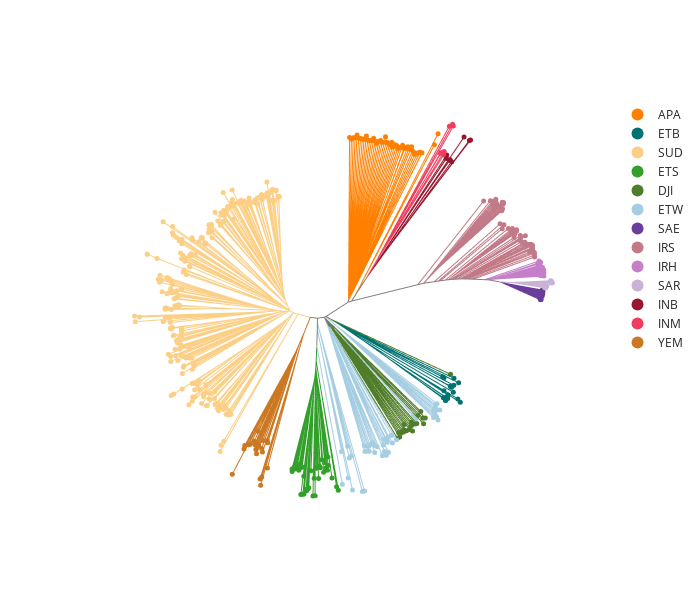

Notebook source saved alongside this figure:
### Code cell
plot_njt('CM023250',
         filename='njt_chrX',
        n_snps=100_000)

### Figure 1 — Plotly figure (JSON) as saved in the notebook; plotly's stock layout.template omitted (floating-point values rounded to 4 significant figures; data arrays with more than 128 entries replaced by an {"elided": "..."} marker saying what was removed)
{"data": [{"hovertemplate": "pop_code=APA<br>x=%{x}<br>y=%{y}<extra></extra>", "legendgroup": "APA", "line": {"color": "#ff7f00", "dash": "solid", "width": 1}, "marker": {"symbol": "circle"}, "mode": "lines", "name": "APA", "showlegend": false, "type": "scattergl", "x": {"elided": "246 float values"}, "xaxis": "x", "y": {"elided": "246 float values"}, "yaxis": "y"}, {"hovertemplate": "pop_code=ETB<br>x=%{x}<br>y=%{y}<extra></extra>", "legendgroup": "ETB", "line": {"color": "#007272", "dash": "solid", "width": 1}, "marker": {"symbol": "circle"}, "mode": "lines", "name": "ETB", "showlegend": false, "type": "scattergl", "x": [-1226.0, -857.7, null, -857.7, 7525.0, null, -857.7, -640.0, null, -640.0, -530.4, null, -640.0, -111.8, null, -111.8, 7477.0, null, -111.8, 1148.0, null, 1148.0, 3539.0, null, 1148.0, 2913.0, null, 2913.0, 5506.0, null, 2913.0, 5113.0, null, 5113.0, 6765.0, null, 5113.0, 6643.0, null, 6643.0, 6922.0, null, 6643.0, 6685.0, null, 6685.0, 6919.0, null, 6685.0, 6925.0, null, 5506.0, 7071.0, null, 5506.0, 6937.0, null, 3539.0, 5398.0, null, 3539.0, 5120.0, null, 5120.0, 7973.0, null, 5120.0, 7097.0, null, 5398.0, 7800.0, null, 5398.0, 6809.0, null, -530.4, 466.9, null, -530.4, 46.7, null, 46.7, 7516.0, null, 46.7, 6139.0, null, 6139.0, 7261.0, null, 6139.0, 7054.0, null, 7054.0, 7348.0, null, 7054.0, 7321.0, null, 466.9, 7855.0, null, 466.9, 5536.0, null, 5536.0, 6720.0, null, 5536.0, 6810.0, null], "xaxis": "x", "y": [-1406.0, -1629.0, null, -1629.0, -5594.0, null, -1629.0, -1762.0, null, -1762.0, -1821.0, null, -1762.0, -2116.0, null, -2116.0, -6594.0, null, -2116.0, -2971.0, null, -2971.0, -4475.0, null, -2971.0, -4227.0, null, -4227.0, -5985.0, null, -4227.0, -5831.0, null, -5831.0, -6993.0, null, -5831.0, -6960.0, null, -6960.0, -7161.0, null, -6960.0, -6991.0, null, -6991.0, -7164.0, null, -6991.0, -7172.0, null, -5985.0, -7033.0, null, -5985.0, -6967.0, null, -4475.0, -5615.0, null, -4475.0, -5495.0, null, -5495.0, -7313.0, null, -5495.0, -6787.0, null, -5615.0, -7070.0, null, -5615.0, -6491.0, null, -1821.0, -2321.0, null, -1821.0, -2139.0, null, -2139.0, -6099.0, null, -2139.0, -5549.0, null, -5549.0, -6161.0, null, -5549.0, -6068.0, null, -6068.0, -6233.0, null, -6068.0, -6222.0, null, -2321.0, -5919.0, null, -2321.0, -4898.0, null, -4898.0, -5491.0, null, -4898.0, -5555.0, null], "yaxis": "y"}, {"hovertemplate": "pop_code=SUD<br>x=%{x}<br>y=%{y}<extra></extra>", "legendgroup": "SUD", "line": {"color": "#fccf86", "dash": "solid", "width": 1}, "marker": {"symbol": "circle"}, "mode": "lines", "name": "SUD", "showlegend": false, "type": "scattergl", "x": {"elided": "1383 float values"}, "xaxis": "x", "y": {"elided": "1383 float values"}, "yaxis": "y"}, {"hovertemplate": "pop_code=ETS<br>x=%{x}<br>y=%{y}<extra></extra>", "legendgroup": "ETS", "line": {"color": "#33a02c", "dash": "solid", "width": 1}, "marker": {"symbol": "circle"}, "mode": "lines", "name": "ETS", "showlegend": false, "type": "scattergl", "x": {"elided": "225 float values"}, "xaxis": "x", "y": {"elided": "225 float values"}, "yaxis": "y"}, {"hovertemplate": "pop_code=DJI<br>x=%{x}<br>y=%{y}<extra></extra>", "legendgroup": "DJI", "line": {"color": "#507d2a", "dash": "solid", "width": 1}, "marker": {"symbol": "circle"}, "mode": "lines", "name": "DJI", "showlegend": false, "type": "scattergl", "x": [-1725.0, -1393.0, null, -1360.0, 3487.0, null, -1663.0, -1606.0, null, -1606.0, -1194.0, null, -1606.0, -1559.0, null, -1559.0, -1510.0, null, -1559.0, -1473.0, null, -1473.0, -1294.0, null, -1473.0, -1333.0, null, -1333.0, -1130.0, null, -1333.0, -1262.0, null, -1262.0, 3723.0, null, -1262.0, -1079.0, null, -1079.0, 3578.0, null, -1079.0, 3644.0, null, -1130.0, 3921.0, null, -1130.0, 3778.0, null, -1294.0, 4133.0, null, -1294.0, 3945.0, null, -1510.0, -1011.0, null, -1510.0, -1382.0, null, -1382.0, 4442.0, null, -1382.0, -1227.0, null, -1227.0, 4563.0, null, -1227.0, -897.1, null, -897.1, 4348.0, null, -897.1, 3962.0, null, -1011.0, 4490.0, null, -1011.0, 4512.0, null, -1194.0, 4867.0, null, -1194.0, 4751.0, null, -1540.0, 5292.0, null, -1472.0, 4953.0, null, -1003.0, 5354.0, null, -1393.0, 5155.0, null, -1393.0, 5472.0, null, -1226.0, 7282.0, null], "xaxis": "x", "y": [-1259.0, -1586.0, null, -1927.0, -9880.0, null, -1345.0, -1422.0, null, -1422.0, -1898.0, null, -1422.0, -1487.0, null, -1487.0, -1549.0, null, -1487.0, -1614.0, null, -1614.0, -1863.0, null, -1614.0, -1827.0, null, -1827.0, -2125.0, null, -1827.0, -1938.0, null, -1938.0, -9521.0, null, -1938.0, -2227.0, null, -2227.0, -9489.0, null, -2227.0, -9782.0, null, -2125.0, -9439.0, null, -2125.0, -9409.0, null, -1863.0, -9352.0, null, -1863.0, -9268.0, null, -1549.0, -2153.0, null, -1549.0, -1715.0, null, -1715.0, -9024.0, null, -1715.0, -1919.0, null, -1919.0, -9358.0, null, -1919.0, -2358.0, null, -2358.0, -9257.0, null, -2358.0, -8904.0, null, -2153.0, -8743.0, null, -2153.0, -8925.0, null, -1898.0, -8832.0, null, -1898.0, -8857.0, null, -1476.0, -8446.0, null, -1549.0, -8255.0, null, -2062.0, -8850.0, null, -1586.0, -7969.0, null, -1586.0, -8432.0, null, -1406.0, -5313.0, null], "yaxis": "y"}, {"hovertemplate": "pop_code=ETW<br>x=%{x}<br>y=%{y}<extra></extra>", "legendgroup": "ETW", "line": {"color": "#a6cee3", "dash": "solid", "width": 1}, "marker": {"symbol": "circle"}, "mode": "lines", "name": "ETW", "showlegend": false, "type": "scattergl", "x": {"elided": "243 float values"}, "xaxis": "x", "y": {"elided": "243 float values"}, "yaxis": "y"}, {"hovertemplate": "pop_code=SAE<br>x=%{x}<br>y=%{y}<extra></extra>", "legendgroup": "SAE", "line": {"color": "#6a3d9a", "dash": "solid", "width": 1}, "marker": {"symbol": "circle"}, "mode": "lines", "name": "SAE", "showlegend": false, "type": "scattergl", "x": {"elided": "129 float values"}, "xaxis": "x", "y": {"elided": "129 float values"}, "yaxis": "y"}, {"hovertemplate": "pop_code=IRS<br>x=%{x}<br>y=%{y}<extra></extra>", "legendgroup": "IRS", "line": {"color": "#c27a88", "dash": "solid", "width": 1}, "marker": {"symbol": "circle"}, "mode": "lines", "name": "IRS", "showlegend": false, "type": "scattergl", "x": {"elided": "237 float values"}, "xaxis": "x", "y": {"elided": "237 float values"}, "yaxis": "y"}, {"hovertemplate": "pop_code=IRH<br>x=%{x}<br>y=%{y}<extra></extra>", "legendgroup": "IRH", "line": {"color": "#c57fc9", "dash": "solid", "width": 1}, "marker": {"symbol": "circle"}, "mode": "lines", "name": "IRH", "showlegend": false, "type": "scattergl", "x": {"elided": "141 float values"}, "xaxis": "x", "y": {"elided": "141 float values"}, "yaxis": "y"}, {"hovertemplate": "pop_code=SAR<br>x=%{x}<br>y=%{y}<extra></extra>", "legendgroup": "SAR", "line": {"color": "#cab2d6", "dash": "solid", "width": 1}, "marker": {"symbol": "circle"}, "mode": "lines", "name": "SAR", "showlegend": false, "type": "scattergl", "x": [10730.0, 11570.0, null, 11570.0, 11860.0, null, 11570.0, 11700.0, null, 11700.0, 14020.0, null, 11700.0, 11840.0, null, 11840.0, 14000.0, null, 11840.0, 11900.0, null, 11900.0, 12060.0, null, 11900.0, 11960.0, null, 11960.0, 14150.0, null, 11960.0, 11990.0, null, 11990.0, 12060.0, null, 11990.0, 12020.0, null, 12020.0, 12150.0, null, 12020.0, 12110.0, null, 12110.0, 13990.0, null, 12110.0, 12250.0, null, 12250.0, 14060.0, null, 12250.0, 14060.0, null, 12150.0, 14010.0, null, 12150.0, 14010.0, null, 12060.0, 14130.0, null, 12060.0, 14130.0, null, 12060.0, 14080.0, null, 12060.0, 12300.0, null, 12300.0, 14030.0, null, 12300.0, 14050.0, null, 11860.0, 12470.0, null, 11860.0, 11990.0, null, 11990.0, 12250.0, null, 11990.0, 12190.0, null, 12190.0, 14470.0, null, 12190.0, 12370.0, null, 12370.0, 14550.0, null, 12370.0, 14460.0, null, 12250.0, 14450.0, null, 12250.0, 14460.0, null, 12470.0, 14460.0, null, 12470.0, 14400.0, null], "xaxis": "x", "y": [1289.0, 1239.0, null, 1239.0, 1243.0, null, 1239.0, 1225.0, null, 1225.0, 1152.0, null, 1225.0, 1210.0, null, 1210.0, 1118.0, null, 1210.0, 1204.0, null, 1204.0, 1193.0, null, 1204.0, 1196.0, null, 1196.0, 1002.0, null, 1196.0, 1193.0, null, 1193.0, 1185.0, null, 1193.0, 1187.0, null, 1187.0, 1171.0, null, 1187.0, 1174.0, null, 1174.0, 898.8, null, 1174.0, 1151.0, null, 1151.0, 865.2, null, 1151.0, 843.3, null, 1171.0, 941.9, null, 1171.0, 920.4, null, 1185.0, 977.1, null, 1185.0, 954.0, null, 1193.0, 1084.0, null, 1193.0, 1176.0, null, 1176.0, 1063.0, null, 1176.0, 1041.0, null, 1243.0, 1269.0, null, 1243.0, 1243.0, null, 1243.0, 1249.0, null, 1243.0, 1242.0, null, 1242.0, 1248.0, null, 1242.0, 1239.0, null, 1239.0, 1220.0, null, 1239.0, 1197.0, null, 1249.0, 1305.0, null, 1249.0, 1280.0, null, 1269.0, 1366.0, null, 1269.0, 1341.0, null], "yaxis": "y"}, {"hovertemplate": "pop_code=INB<br>x=%{x}<br>y=%{y}<extra></extra>", "legendgroup": "INB", "line": {"color": "#96172e", "dash": "solid", "width": 1}, "marker": {"symbol": "circle"}, "mode": "lines", "name": "INB", "showlegend": false, "type": "scattergl", "x": [1327.0, 1691.0, null, 1691.0, 1864.0, null, 1691.0, 2572.0, null, 2572.0, 4376.0, null, 2572.0, 3507.0, null, 3507.0, 7355.0, null, 3507.0, 6490.0, null, 6490.0, 8622.0, null, 6490.0, 8706.0, null, 4376.0, 8243.0, null, 4376.0, 6566.0, null, 6566.0, 7233.0, null, 6566.0, 7244.0, null, 1864.0, 7007.0, null, 1864.0, 6969.0, null], "xaxis": "x", "y": [1635.0, 2149.0, null, 2149.0, 2413.0, null, 2149.0, 3365.0, null, 3365.0, 5946.0, null, 3365.0, 4610.0, null, 4610.0, 9856.0, null, 4610.0, 8534.0, null, 8534.0, 11370.0, null, 8534.0, 11410.0, null, 5946.0, 11610.0, null, 5946.0, 9042.0, null, 9042.0, 9996.0, null, 9042.0, 9988.0, null, 2413.0, 10330.0, null, 2413.0, 10080.0, null], "yaxis": "y"}, {"hovertemplate": "pop_code=INM<br>x=%{x}<br>y=%{y}<extra></extra>", "legendgroup": "INM", "line": {"color": "#f03e5e", "dash": "solid", "width": 1}, "marker": {"symbol": "circle"}, "mode": "lines", "name": "INM", "showlegend": false, "type": "scattergl", "x": [1327.0, 1822.0, null, 1822.0, 2033.0, null, 1822.0, 2174.0, null, 2174.0, 5383.0, null, 2174.0, 2317.0, null, 2317.0, 6823.0, null, 2317.0, 6783.0, null, 5383.0, 6554.0, null, 5383.0, 6607.0, null, 2033.0, 7194.0, null, 2033.0, 2519.0, null, 2519.0, 7423.0, null, 2519.0, 7477.0, null], "xaxis": "x", "y": [1635.0, 2479.0, null, 2479.0, 2860.0, null, 2479.0, 3057.0, null, 3057.0, 8460.0, null, 3057.0, 3286.0, null, 3286.0, 10590.0, null, 3286.0, 10340.0, null, 8460.0, 10460.0, null, 8460.0, 10490.0, null, 2860.0, 12400.0, null, 2860.0, 3722.0, null, 3722.0, 12540.0, null, 3722.0, 12400.0, null], "yaxis": "y"}, {"hovertemplate": "pop_code=YEM<br>x=%{x}<br>y=%{y}<extra></extra>", "legendgroup": "YEM", "line": {"color": "#CC7722", "dash": "solid", "width": 1}, "marker": {"symbol": "circle"}, "mode": "lines", "name": "YEM", "showlegend": false, "type": "scattergl", "x": {"elided": "129 float values"}, "xaxis": "x", "y": {"elided": "129 float values"}, "yaxis": "y"}, {"hovertemplate": "pop_code=<br>x=%{x}<br>y=%{y}<extra></extra>", "legendgroup": "", "line": {"color": "gray", "dash": "solid", "width": 1}, "marker": {"symbol": "circle"}, "mode": "lines", "name": "", "showlegend": false, "type": "scattergl", "x": {"elided": "144 float values"}, "xaxis": "x", "y": {"elided": "144 float values"}, "yaxis": "y"}, {"hovertemplate": "<b>%{hovertext}</b><br><br>pop_code=APA<br>x=%{x}<br>y=%{y}<extra></extra>", "hovertext": [452, 1, 449, 450, 447, 8, 451, 0, 22, 13, 14, 20, 18, 16, 4, 9, 12, 3, 6, 11, 5, 453, 23, 10, 489, 225, 491, 227, 226, 25, 7, 19, 17, 493, 21, 2, 490, 15, 492, 229, 448, 228, 24], "legendgroup": "APA", "marker": {"color": "#ff7f00", "size": 5, "symbol": "circle"}, "mode": "markers", "name": "APA", "orientation": "v", "showlegend": true, "type": "scatter", "x": [6127.0, 6388.0, 5238.0, 5093.0, 4925.0, 4735.0, 4657.0, 4564.0, 4500.0, 4305.0, 4233.0, 4016.0, 3951.0, 3855.0, 3662.0, 3507.0, 3431.0, 3314.0, 3133.0, 3092.0, 2913.0, 2808.0, 2683.0, 2636.0, 2408.0, 2303.0, 2161.0, 2001.0, 1897.0, 1790.0, 1635.0, 1503.0, 1377.0, 1273.0, 1116.0, 988.5, 853.2, 725.8, 604.8, 464.9, 332.0, 197.5, 69.59], "xaxis": "x", "y": [11060.0, 11860.0, 10490.0, 10530.0, 10480.0, 10380.0, 10530.0, 10640.0, 10930.0, 10770.0, 10920.0, 10840.0, 10790.0, 11030.0, 10870.0, 10810.0, 11010.0, 11060.0, 10910.0, 11240.0, 11070.0, 11210.0, 11250.0, 11630.0, 11240.0, 11380.0, 11330.0, 11180.0, 11320.0, 11530.0, 11370.0, 11380.0, 11400.0, 11690.0, 11460.0, 11490.0, 11520.0, 11550.0, 11760.0, 11560.0, 11570.0, 11450.0, 11590.0], "yaxis": "y"}, {"hovertemplate": "<b>%{hovertext}</b><br><br>pop_code=ETB<br>x=%{x}<br>y=%{y}<extra></extra>", "hovertext": [36, 31, 44, 27, 38, 34, 30, 29, 35, 32, 33, 43, 26, 41, 39, 42, 40, 37, 28], "legendgroup": "ETB", "marker": {"color": "#007272", "size": 5, "symbol": "circle"}, "mode": "markers", "name": "ETB", "orientation": "v", "showlegend": true, "type": "scatter", "x": [6925.0, 6919.0, 6922.0, 6765.0, 6937.0, 7071.0, 7097.0, 7973.0, 6809.0, 7800.0, 7477.0, 7321.0, 7348.0, 7261.0, 7516.0, 6810.0, 6720.0, 7855.0, 7525.0], "xaxis": "x", "y": [-7172.0, -7164.0, -7161.0, -6993.0, -6967.0, -7033.0, -6787.0, -7313.0, -6491.0, -7070.0, -6594.0, -6222.0, -6233.0, -6161.0, -6099.0, -5555.0, -5491.0, -5919.0, -5594.0], "yaxis": "y"}, {"hovertemplate": "<b>%{hovertext}</b><br><br>pop_code=SUD<br>x=%{x}<br>y=%{y}<extra></extra>", "hovertext": {"elided": "231 int values"}, "legendgroup": "SUD", "marker": {"color": "#fccf86", "size": 5, "symbol": "circle"}, "mode": "markers", "name": "SUD", "orientation": "v", "showlegend": true, "type": "scatter", "x": {"elided": "231 float values"}, "xaxis": "x", "y": {"elided": "231 float values"}, "yaxis": "y"}, {"hovertemplate": "<b>%{hovertext}</b><br><br>pop_code=ETS<br>x=%{x}<br>y=%{y}<extra></extra>", "hovertext": [240, 231, 234, 247, 236, 244, 242, 237, 233, 239, 235, 402, 395, 400, 394, 399, 248, 397, 232, 403, 398, 393, 396, 407, 245, 243, 241, 238, 410, 246, 409, 392, 406, 408, 405, 401, 404, 230], "legendgroup": "ETS", "marker": {"color": "#33a02c", "size": 5, "symbol": "circle"}, "mode": "markers", "name": "ETS", "orientation": "v", "showlegend": true, "type": "scatter", "x": [-4033.0, -4025.0, -3875.0, -3828.0, -3691.0, -3666.0, -3572.0, -3550.0, -3456.0, -3374.0, -3316.0, -3406.0, -3196.0, -3264.0, -3182.0, -3037.0, -2991.0, -2918.0, -2840.0, -2683.0, -2544.0, -2457.0, -2387.0, -2307.0, -2229.0, -2141.0, -2082.0, -2012.0, -1910.0, -1776.0, -1700.0, -1600.0, -1505.0, -1455.0, -1474.0, -1184.0, -855.0, -732.1], "xaxis": "x", "y": [-12070.0, -12260.0, -11920.0, -12080.0, -11700.0, -11860.0, -11950.0, -12160.0, -11970.0, -11900.0, -11940.0, -13900.0, -12590.0, -13870.0, -13850.0, -13530.0, -13620.0, -13500.0, -13410.0, -12200.0, -13990.0, -12730.0, -13980.0, -12030.0, -11930.0, -12760.0, -11860.0, -11980.0, -11420.0, -12310.0, -11630.0, -11990.0, -12170.0, -11820.0, -11220.0, -12720.0, -13330.0, -13590.0], "yaxis": "y"}, {"hovertemplate": "<b>%{hovertext}</b><br><br>pop_code=DJI<br>x=%{x}<br>y=%{y}<extra></extra>", "hovertext": [270, 258, 255, 262, 250, 249, 269, 256, 268, 253, 254, 267, 260, 252, 264, 263, 261, 266, 257, 265, 251, 259], "legendgroup": "DJI", "marker": {"color": "#507d2a", "size": 5, "symbol": "circle"}, "mode": "markers", "name": "DJI", "orientation": "v", "showlegend": true, "type": "scatter", "x": [3487.0, 3644.0, 3578.0, 3723.0, 3778.0, 3921.0, 3945.0, 4133.0, 3962.0, 4348.0, 4563.0, 4442.0, 4512.0, 4490.0, 4751.0, 4867.0, 5354.0, 4953.0, 5292.0, 5472.0, 5155.0, 7282.0], "xaxis": "x", "y": [-9880.0, -9782.0, -9489.0, -9521.0, -9409.0, -9439.0, -9268.0, -9352.0, -8904.0, -9257.0, -9358.0, -9024.0, -8925.0, -8743.0, -8857.0, -8832.0, -8850.0, -8255.0, -8446.0, -8432.0, -7969.0, -5313.0], "yaxis": "y"}, {"hovertemplate": "<b>%{hovertext}</b><br><br>pop_code=ETW<br>x=%{x}<br>y=%{y}<extra></extra>", "hovertext": [389, 417, 413, 429, 419, 415, 420, 428, 390, 283, 275, 426, 282, 273, 278, 387, 272, 288, 412, 388, 424, 421, 422, 416, 414, 425, 418, 430, 411, 391, 386, 274, 427, 423, 279, 276, 284, 277, 281, 271, 286, 287, 285, 280], "legendgroup": "ETW", "marker": {"color": "#a6cee3", "size": 5, "symbol": "circle"}, "mode": "markers", "name": "ETW", "orientation": "v", "showlegend": true, "type": "scatter", "x": [-442.1, -496.2, -26.19, 276.9, 51.77, -71.87, 201.1, 986.1, 1137.0, 1165.0, 1139.0, 1355.0, 1473.0, 1449.0, 1526.0, 1868.0, 1707.0, 1893.0, 2037.0, 2417.0, 2558.0, 2695.0, 2472.0, 2842.0, 2521.0, 2749.0, 2767.0, 2803.0, 3130.0, 3058.0, 3067.0, 3423.0, 4797.0, 4640.0, 6065.0, 6380.0, 6280.0, 6160.0, 6080.0, 6117.0, 6317.0, 6516.0, 6216.0, 6311.0], "xaxis": "x", "y": [-13170.0, -10830.0, -12720.0, -13580.0, -11280.0, -10450.0, -11150.0, -13670.0, -13640.0, -10830.0, -10430.0, -10780.0, -10800.0, -10450.0, -10350.0, -10890.0, -10200.0, -10410.0, -10480.0, -11130.0, -10820.0, -11090.0, -10360.0, -10890.0, -9971.0, -10160.0, -10070.0, -9800.0, -10220.0, -9665.0, -9674.0, -9986.0, -8509.0, -8263.0, -8399.0, -8576.0, -8350.0, -8107.0, -7893.0, -7812.0, -7847.0, -7860.0, -7504.0, -7413.0], "yaxis": "y"}, {"hovertemplate": "<b>%{hovertext}</b><br><br>pop_code=SAE<br>x=%{x}<br>y=%{y}<extra></extra>", "hovertext": [304, 299, 301, 303, 289, 310, 294, 308, 292, 293, 296, 290, 306, 305, 302, 295, 300, 307, 297, 298, 291, 309], "legendgroup": "SAE", "marker": {"color": "#6a3d9a", "size": 5, "symbol": "circle"}, "mode": "markers", "name": "SAE", "orientation": "v", "showlegend": true, "type": "scatter", "x": [13700.0, 13750.0, 13680.0, 13680.0, 13620.0, 13730.0, 13670.0, 13740.0, 13770.0, 13720.0, 13830.0, 13680.0, 13690.0, 13710.0, 13860.0, 13840.0, 13760.0, 13830.0, 13860.0, 13860.0, 13800.0, 13840.0], "xaxis": "x", "y": [8.537, 20.95, 82.97, 118.8, 178.2, 171.9, 226.3, 240.4, 262.9, 313.7, 313.3, 390.6, 422.5, 450.0, 448.8, 484.3, 537.1, 555.2, 581.9, 621.3, 665.1, 696.0], "yaxis": "y"}, {"hovertemplate": "<b>%{hovertext}</b><br><br>pop_code=IRS<br>x=%{x}<br>y=%{y}<extra></extra>", "hovertext": [344, 349, 336, 345, 318, 358, 340, 360, 320, 313, 321, 319, 324, 337, 357, 338, 327, 314, 333, 322, 311, 329, 331, 317, 332, 334, 315, 316, 312, 323, 325, 328, 326, 335, 353, 351, 359, 341, 356, 355, 350, 348, 342, 339, 343, 354, 352, 346, 347, 330], "legendgroup": "IRS", "marker": {"color": "#c27a88", "size": 5, "symbol": "circle"}, "mode": "markers", "name": "IRS", "orientation": "v", "showlegend": true, "type": "scatter", "x": [13280.0, 13250.0, 13270.0, 13220.0, 12920.0, 13130.0, 13130.0, 13070.0, 13110.0, 13120.0, 13040.0, 12940.0, 12790.0, 12570.0, 12580.0, 12580.0, 12340.0, 12220.0, 12610.0, 12310.0, 12260.0, 11810.0, 11820.0, 11880.0, 11990.0, 12000.0, 11680.0, 11580.0, 11730.0, 11690.0, 11400.0, 10970.0, 11090.0, 10820.0, 10930.0, 10990.0, 10890.0, 10820.0, 11020.0, 11060.0, 10970.0, 10650.0, 10400.0, 10550.0, 10530.0, 10270.0, 10510.0, 10260.0, 10120.0, 9644.0], "xaxis": "x", "y": [3054.0, 3184.0, 3341.0, 3422.0, 3408.0, 3624.0, 3682.0, 3725.0, 3871.0, 3898.0, 3944.0, 3965.0, 3956.0, 3945.0, 4049.0, 4114.0, 4147.0, 4246.0, 4581.0, 4461.0, 4583.0, 4451.0, 4677.0, 4735.0, 4906.0, 4995.0, 4830.0, 4864.0, 5008.0, 5094.0, 5100.0, 5074.0, 5366.0, 5428.0, 6355.0, 6494.0, 6498.0, 6518.0, 6825.0, 6953.0, 6962.0, 6756.0, 6571.0, 6836.0, 6950.0, 6780.0, 7186.0, 7035.0, 7077.0, 7055.0], "yaxis": "y"}, {"hovertemplate": "<b>%{hovertext}</b><br><br>pop_code=IRH<br>x=%{x}<br>y=%{y}<extra></extra>", "hovertext": [384, 363, 364, 362, 381, 365, 369, 368, 385, 367, 374, 377, 383, 382, 375, 361, 379, 378, 370, 366, 373, 372, 371, 380, 376], "legendgroup": "IRH", "marker": {"color": "#c57fc9", "size": 5, "symbol": "circle"}, "mode": "markers", "name": "IRH", "orientation": "v", "showlegend": true, "type": "scatter", "x": [13940.0, 13790.0, 13690.0, 13780.0, 13810.0, 13780.0, 13790.0, 13940.0, 13880.0, 13890.0, 13920.0, 13910.0, 13710.0, 13730.0, 13690.0, 13830.0, 13610.0, 13600.0, 13710.0, 13580.0, 13540.0, 13640.0, 13510.0, 13710.0, 13590.0], "xaxis": "x", "y": [1697.0, 1718.0, 1744.0, 1786.0, 1835.0, 1868.0, 1915.0, 1976.0, 2019.0, 2054.0, 2099.0, 2141.0, 2147.0, 2190.0, 2231.0, 2302.0, 2291.0, 2344.0, 2404.0, 2407.0, 2442.0, 2587.0, 2581.0, 2688.0, 2777.0], "yaxis": "y"}, {"hovertemplate": "<b>%{hovertext}</b><br><br>pop_code=SAR<br>x=%{x}<br>y=%{y}<extra></extra>", "hovertext": [505, 495, 512, 511, 507, 510, 506, 508, 503, 502, 504, 496, 494, 509, 499, 497, 513, 498, 501, 500], "legendgroup": "SAR", "marker": {"color": "#cab2d6", "size": 5, "symbol": "circle"}, "mode": "markers", "name": "SAR", "orientation": "v", "showlegend": true, "type": "scatter", "x": [14060.0, 14060.0, 13990.0, 14010.0, 14010.0, 14130.0, 14130.0, 14150.0, 14050.0, 14030.0, 14080.0, 14000.0, 14020.0, 14460.0, 14550.0, 14470.0, 14460.0, 14450.0, 14400.0, 14460.0], "xaxis": "x", "y": [843.3, 865.2, 898.8, 920.4, 941.9, 954.0, 977.1, 1002.0, 1041.0, 1063.0, 1084.0, 1118.0, 1152.0, 1197.0, 1220.0, 1248.0, 1280.0, 1305.0, 1341.0, 1366.0], "yaxis": "y"}, {"hovertemplate": "<b>%{hovertext}</b><br><br>pop_code=INB<br>x=%{x}<br>y=%{y}<extra></extra>", "hovertext": [515, 514, 517, 519, 518, 516, 521, 520], "legendgroup": "INB", "marker": {"color": "#96172e", "size": 5, "symbol": "circle"}, "mode": "markers", "name": "INB", "orientation": "v", "showlegend": true, "type": "scatter", "x": [8706.0, 8622.0, 7355.0, 7244.0, 7233.0, 8243.0, 6969.0, 7007.0], "xaxis": "x", "y": [11410.0, 11370.0, 9856.0, 9988.0, 9996.0, 11610.0, 10080.0, 10330.0], "yaxis": "y"}, {"hovertemplate": "<b>%{hovertext}</b><br><br>pop_code=INM<br>x=%{x}<br>y=%{y}<extra></extra>", "hovertext": [528, 526, 523, 522, 527, 524, 525], "legendgroup": "INM", "marker": {"color": "#f03e5e", "size": 5, "symbol": "circle"}, "mode": "markers", "name": "INM", "orientation": "v", "showlegend": true, "type": "scatter", "x": [6783.0, 6823.0, 6607.0, 6554.0, 7477.0, 7423.0, 7194.0], "xaxis": "x", "y": [10340.0, 10590.0, 10490.0, 10460.0, 12400.0, 12540.0, 12400.0], "yaxis": "y"}, {"hovertemplate": "<b>%{hovertext}</b><br><br>pop_code=YEM<br>x=%{x}<br>y=%{y}<extra></extra>", "hovertext": [549, 529, 542, 534, 544, 546, 532, 548, 545, 547, 537, 538, 535, 530, 533, 543, 531, 536, 550, 541, 540, 539], "legendgroup": "YEM", "marker": {"color": "#CC7722", "size": 5, "symbol": "circle"}, "mode": "markers", "name": "YEM", "orientation": "v", "showlegend": true, "type": "scatter", "x": [-7410.0, -7459.0, -8298.0, -7135.0, -7008.0, -6463.0, -6730.0, -6658.0, -6651.0, -6507.0, -6618.0, -6415.0, -6569.0, -6104.0, -6200.0, -6145.0, -5801.0, -5775.0, -6318.0, -6197.0, -6272.0, -5794.0], "xaxis": "x", "y": [-10400.0, -10640.0, -12450.0, -10340.0, -10300.0, -9379.0, -10090.0, -10210.0, -10360.0, -10230.0, -10680.0, -10410.0, -10990.0, -10030.0, -10610.0, -10860.0, -10040.0, -10190.0, -12780.0, -12640.0, -13240.0, -12000.0], "yaxis": "y"}], "layout": {"height": 600, "legend": {"itemsizing": "constant", "tracegroupgap": 0}, "width": 700, "xaxis": {"mirror": false, "showgrid": false, "showline": false, "showticklabels": false, "ticks": "", "title": {}}, "yaxis": {"mirror": false, "scaleanchor": "x", "scaleratio": 1, "showgrid": false, "showline": false, "showticklabels": false, "ticks": "", "title": {}}}}
